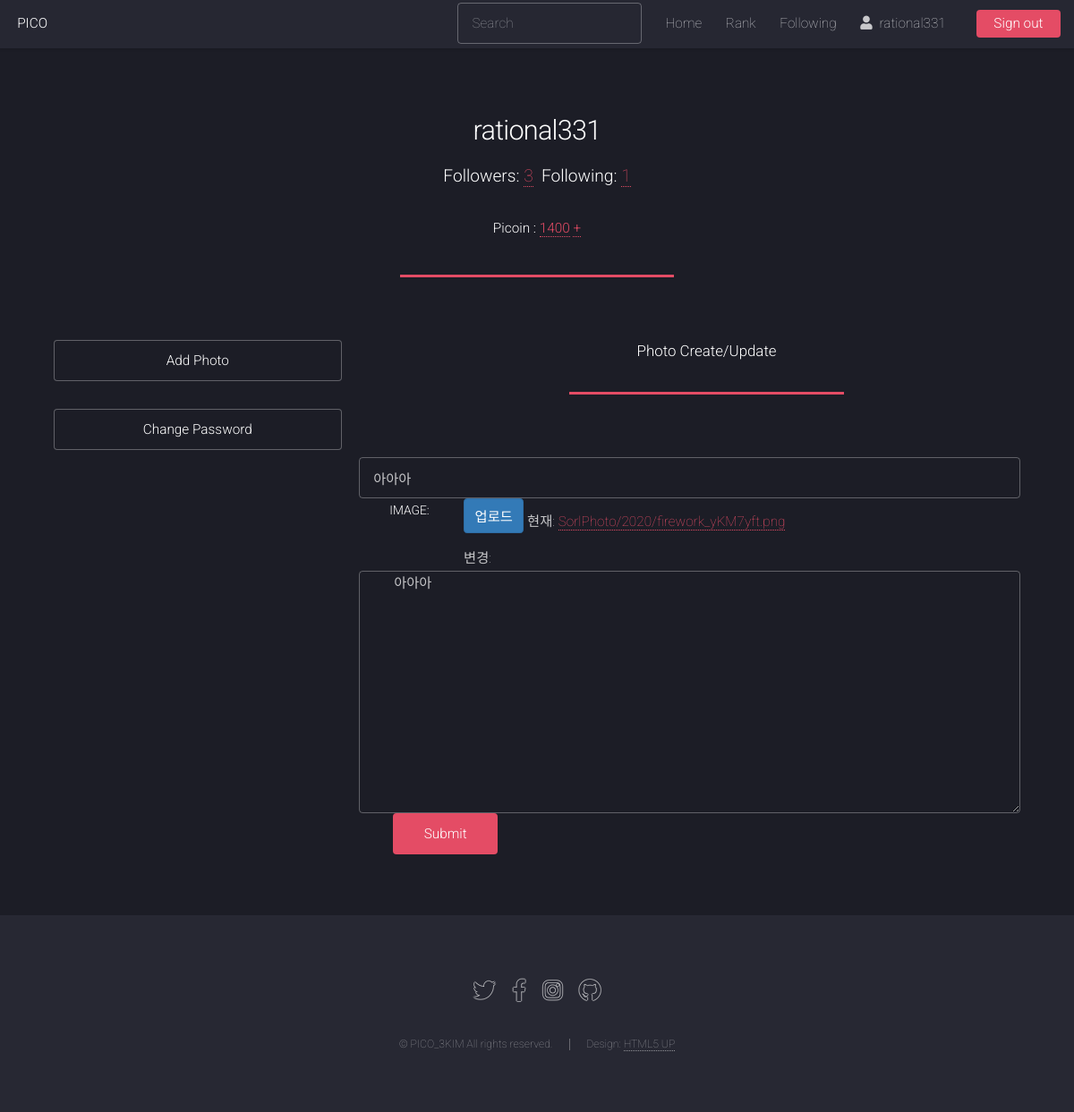
Screenshot of /explore/6/update/ (signed in) with the database file from the repository.
### core/models.py (models this page shows, shortened)
class Profile(models.Model):
    user = models.OneToOneField(User, on_delete=models.CASCADE)
    followers = models.ManyToManyField(User, related_name='user_followers')
    following = models.ManyToManyField(User, related_name='user_following')
    PICOIN = models.PositiveIntegerField(default=0, verbose_name='PICOIN')

### photo/models.py (models this page shows, shortened)
class Photo(models.Model):
    title = models.CharField('TITLE', max_length=30)
    description = models.TextField('Photo Description', blank=True)
    tags = TaggableManager(blank=True)
    PICOIN = models.PositiveIntegerField(default=0, verbose_name='PICOIN')
    image = models.ImageField('IMAGE', upload_to='SorlPhoto/%Y')
    upload_dt = models.DateTimeField('Upload Date', auto_now_add=True)
    owner = models.ForeignKey(User, on_delete=models.CASCADE, verbose_name='OWNER', blank=True, null=True)

### photo/views.py (the view)
# urls.py: path('<int:pk>/update/', views.PhotoUV.as_view(), name='photo_update'),
class PhotoUV(OwnerOnlyMixin, UpdateView):
    model = Photo
    fields = ('title', 'image', 'description')
    success_url = reverse_lazy('photo:index')

### PICO_PROJECT/views.py (called while the page is built)
    def dispatch(self, request, *args, **kwargs):
        obj = self.get_object()
        if request.user != obj.owner:
            return self.handle_no_permission()
        return super().dispatch(request, *args, **kwargs)

### photo/templates/photo/photo_form.html (shortened to what this page needs)
{% extends "base.html" %}
{% load widget_tweaks %}
{% block content%}
<header class="major">
    <h2>{{ request.user.username }}</h2>
    <p>
        <strong> Followers: </strong> <a href="{% url 'followers' request.user.username %}">{{ request.user.profile.followers.count }}</a>&nbsp;
        <strong> Following: </strong> <a href="{% url 'following' request.user.username %}">{{ request.user.profile.following.count }}</a>
    </p>
    <p>
        <strong>Picoin : <a href="{% url 'mypicolog' request.user.username %}">{{ request.user.profile.PICOIN }}</a></strong>
        <strong><a href="{% url 'charge' %}">+</a> </strong>
    </p>
</header>
<section id="content">
    <div class="row gtr-150">
        <div class="col-4 col-12-medium">
            <section id="sidebar">
                <ul class="actions fit">
                    <li><a href="{% url 'photo:photo_add' %}" class="button">Add Photo</a></li>
                </ul>
                <ul class="actions fit">
                    <li><a href="{% url 'password_change' %}" class="button">Change Password</a></li>
                </ul>
            </section>
        </div>
        <div class="col-8 col-12-medium imp-medium">
            <section id="content">
                <header class="major">
                    <h4>Photo Create/Update</h4>
                </header>
                {% if form.is_multipart %}
                <form enctype="multipart/form-data" action="." method="POST">
                {% else %}
                <form action="." method="POST" ></form>
                {% endif %}
                    <div class="form-group row">
                        {{ form.title|append_attr:"class:form-control"|append_attr:"placeholder:Title" }}
                    </div>
                    <div class="h-100 form-group row">
                        {{ form.image|add_label_class:"col-form-label col-sm-2 ml-3 font-weight-bold" }}
                        <div class="filebox bs3-primary preview-image ">
                            <label for="id_image">업로드</label>
                            {{ form.image|add_class:"upload-hidden" }}
                        </div>
                    </div>
                    <div class="form-group row">
                        {{ form.description|append_attr:"class:form-control"|append_attr:"rows:3"|append_attr:"placeholder:Description" }}
                    </div>
                    <div>
                        <input type="submit" class="button primary">
                    </div>
                </form>
            </section>
        </div>
    </div>
</section>
{% endblock %}

### templates/base.html (shortened to what this page needs)
{% load static %}
<!DOCTYPE HTML>
<html>
  <head>
    <link rel="stylesheet" href="{% static 'assets/css/main.css' %}" />
  </head>
	<body class="is-preload">
		<div id="page-wrapper">
      <header id="header">
        <h1 id="logo"><a href="{% url 'home' %}">PICO</a></h1>
        <nav id="nav">
          <ul>
            <li>
              <form action="{% url 'search' %}" method="GET">
                <input type="search" placeholder="Search" aria-label="Search" name="search_word" value="{{ search_word }}" required>
              </form>
            </li>
            <li><a href="{% url 'home' %}">Home</a></li>
            <li><a href="{% url 'photo:index' %}">Rank</a></li>
            <li><a href="{% url 'photo:follow' %}">Following</a></li>
            {% if user.is_active %}
              <li><a href="{% url 'profile' user.get_username %}"><i class="fas fa-user"></i>&ensp;{% firstof user.get_short_name user.get_username %}&ensp;</a></li>
              <li><a href="{% url 'logout' %}" class="button primary">Sign out</a></li>
            {% else %}
              <li><a href="{% url 'login' %}" class="button primary">Sign In</a></li>
            {% endif %}
          </ul>
        </nav>
      </header>
      <div id="main" class="wrapper style1">
        <div class="container">
          {% block content %}{% endblock %}
        </div>
      </div>
      <footer id="footer">
        <ul class="icons">
          <li><a href="#" class="icon brands alt fa-twitter"><span class="label">Twitter</span></a></li>
          <li><a href="#" class="icon brands alt fa-facebook-f"><span class="label">Facebook</span></a></li>
          <li><a href="#" class="icon brands alt fa-instagram"><span class="label">Instagram</span></a></li>
          <li><a href="#" class="icon brands alt fa-github"><span class="label">GitHub</span></a></li>
        </ul>
        <ul class="copyright">
          <li>&copy; PICO_3KIM All rights reserved.</li><li>Design: <a href="http://html5up.net">HTML5 UP</a></li>
        </ul>
      </footer>
    </div>
	</body>
</html>

### photo/templates/photo/photo_form.html (style rules this page uses)
.filebox label { display: inline-block; padding: .5em .75em; color: #999; font-size: inherit; line-height: normal; vertical-align: middle; background-color: #fdfdfd; cursor: pointer; border: 1px solid #ebebeb; border-bottom-color: #e2e2e2; border-radius: .25em; }
.filebox.bs3-primary label { color: #fff; background-color: #337ab7; border-color: #2e6da4; }

### rows the page displays
Photo: title "아아아", image|add_label_class "IMAGE:", image "현재: SorlPhoto/2020/firework_yKM7yft.png 변경:", description "아아아"

### other values shown
{{ request.user.username }} "rational331"
{{ request.user.profile.followers.count }} "3"
{{ request.user.profile.following.count }} "1"
{{ request.user.profile.PICOIN }} "1400"
